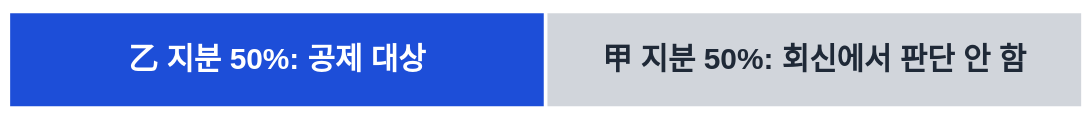

Describe this chart as a Vega-Lite specification.
### Vega-Lite specification from a JSON file in a GitHub repository (floating-point values rounded to 4 significant figures)
{"width": 900, "height": 90, "background": "white", "data": {"values": [{"part": "乙 지분 50%: 공제 대상", "share": 50, "order": 1}, {"part": "甲 지분 50%: 회신에서 판단 안 함", "share": 50, "order": 2}]}, "transform": [{"stack": "share", "as": ["x0", "x1"], "sort": [{"field": "order"}]}, {"calculate": "(datum.x0 + datum.x1) / 2", "as": "mid"}], "layer": [{"mark": {"type": "bar", "stroke": "white", "strokeWidth": 3}, "encoding": {"x": {"field": "x0", "type": "quantitative", "scale": {"domain": [0, 100]}, "axis": null}, "x2": {"field": "x1"}, "color": {"field": "order", "type": "nominal", "legend": null, "scale": {"domain": [1, 2], "range": ["#1d4ed8", "#d1d5db"]}}}}, {"mark": {"type": "text", "fontSize": 25, "fontWeight": "bold"}, "encoding": {"x": {"field": "mid", "type": "quantitative", "scale": {"domain": [0, 100]}, "axis": null}, "text": {"field": "part"}, "color": {"field": "order", "type": "nominal", "legend": null, "scale": {"domain": [1, 2], "range": ["#ffffff", "#1f2937"]}}}}], "resolve": {"scale": {"color": "independent"}}, "config": {"view": {"stroke": null}}}
